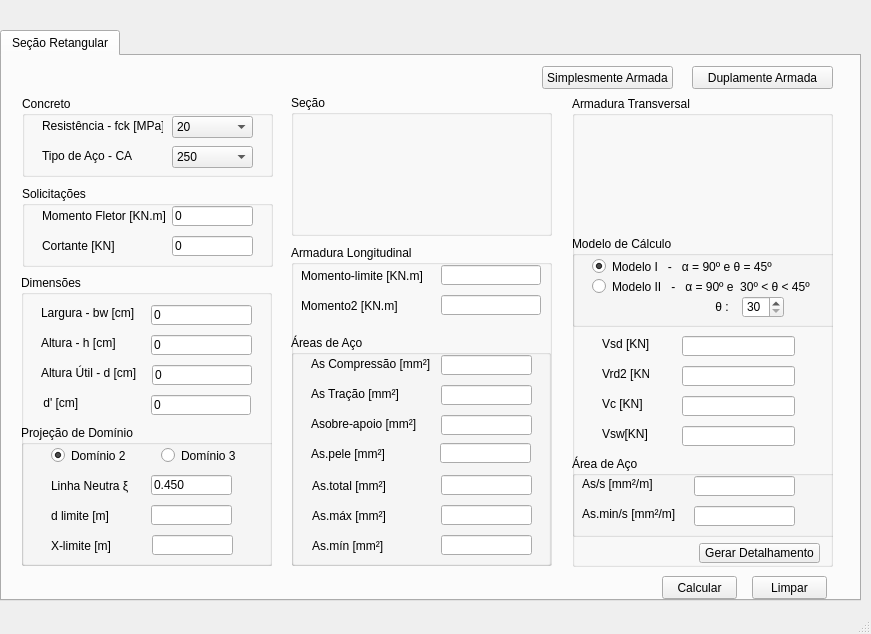
<?xml version="1.0" encoding="UTF-8"?>
<ui version="4.0">
 <class>MainWindow</class>
 <widget class="QMainWindow" name="MainWindow">
  <property name="geometry">
   <rect>
    <x>0</x>
    <y>0</y>
    <width>871</width>
    <height>634</height>
   </rect>
  </property>
  <property name="windowTitle">
   <string>MainWindow</string>
  </property>
  <widget class="QWidget" name="centralwidget">
   <widget class="QTabWidget" name="tabWidget">
    <property name="geometry">
     <rect>
      <x>0</x>
      <y>30</y>
      <width>861</width>
      <height>571</height>
     </rect>
    </property>
    <property name="currentIndex">
     <number>0</number>
    </property>
    <widget class="QWidget" name="tab_viga_retangular">
     <attribute name="title">
      <string>Seção Retangular</string>
     </attribute>
     <widget class="QStackedWidget" name="stacked_viga_modelo_armacao">
      <property name="geometry">
       <rect>
        <x>-1</x>
        <y>39</y>
        <width>551</width>
        <height>511</height>
       </rect>
      </property>
      <property name="currentIndex">
       <number>0</number>
      </property>
      <widget class="QWidget" name="page_viga_armacao_dupla">
       <widget class="QGroupBox" name="group_viga_armacao_dupla_dimensoes">
        <property name="geometry">
         <rect>
          <x>20</x>
          <y>180</y>
          <width>251</width>
          <height>291</height>
         </rect>
        </property>
        <property name="title">
         <string>Dimensões</string>
        </property>
        <widget class="QLineEdit" name="ledit_viga_armacao_dupla_lagura">
         <property name="geometry">
          <rect>
           <x>130</x>
           <y>30</y>
           <width>101</width>
           <height>20</height>
          </rect>
         </property>
         <property name="text">
          <string>0</string>
         </property>
        </widget>
        <widget class="QLineEdit" name="ledit_viga_armacao_dupla_altura">
         <property name="geometry">
          <rect>
           <x>130</x>
           <y>60</y>
           <width>101</width>
           <height>20</height>
          </rect>
         </property>
         <property name="text">
          <string>0</string>
         </property>
        </widget>
        <widget class="QLineEdit" name="ledit_viga_armacao_dupla_altura_util">
         <property name="geometry">
          <rect>
           <x>131</x>
           <y>90</y>
           <width>100</width>
           <height>20</height>
          </rect>
         </property>
         <property name="text">
          <string>0</string>
         </property>
        </widget>
        <widget class="QLabel" name="label_viga_armacao_dupla_largura">
         <property name="geometry">
          <rect>
           <x>20</x>
           <y>30</y>
           <width>101</width>
           <height>16</height>
          </rect>
         </property>
         <property name="text">
          <string>Largura - bw [cm]</string>
         </property>
        </widget>
        <widget class="QLabel" name="label_viga_armacao_dupla_altura">
         <property name="geometry">
          <rect>
           <x>20</x>
           <y>60</y>
           <width>81</width>
           <height>16</height>
          </rect>
         </property>
         <property name="text">
          <string>Altura - h [cm]</string>
         </property>
        </widget>
        <widget class="QLabel" name="label_viga_armacao_dupla_altura_util">
         <property name="geometry">
          <rect>
           <x>20</x>
           <y>90</y>
           <width>101</width>
           <height>16</height>
          </rect>
         </property>
         <property name="text">
          <string>Altura Útil - d [cm]</string>
         </property>
        </widget>
        <widget class="QGroupBox" name="group_viga_armacao_dupla_dominio">
         <property name="geometry">
          <rect>
           <x>0</x>
           <y>150</y>
           <width>260</width>
           <height>141</height>
          </rect>
         </property>
         <property name="title">
          <string>Projeção de Domínio</string>
         </property>
         <widget class="QRadioButton" name="radio_viga_dominio_3">
          <property name="geometry">
           <rect>
            <x>140</x>
            <y>20</y>
            <width>82</width>
            <height>21</height>
           </rect>
          </property>
          <property name="text">
           <string>Domínio 3</string>
          </property>
         </widget>
         <widget class="QRadioButton" name="radio_viga_dominio_2">
          <property name="geometry">
           <rect>
            <x>30</x>
            <y>20</y>
            <width>82</width>
            <height>21</height>
           </rect>
          </property>
          <property name="text">
           <string>Domínio 2</string>
          </property>
          <property name="checked">
           <bool>true</bool>
          </property>
         </widget>
         <widget class="QLabel" name="label_viga_linha_neutra">
          <property name="geometry">
           <rect>
            <x>30</x>
            <y>50</y>
            <width>81</width>
            <height>21</height>
           </rect>
          </property>
          <property name="text">
           <string>Linha Neutra ξ </string>
          </property>
         </widget>
         <widget class="QLineEdit" name="ledit_viga_linha_neutra">
          <property name="geometry">
           <rect>
            <x>130</x>
            <y>50</y>
            <width>81</width>
            <height>20</height>
           </rect>
          </property>
          <property name="text">
           <string>0.450</string>
          </property>
         </widget>
         <widget class="QLabel" name="label_viga_d_limite">
          <property name="geometry">
           <rect>
            <x>30</x>
            <y>80</y>
            <width>71</width>
            <height>21</height>
           </rect>
          </property>
          <property name="text">
           <string>d limite [m]</string>
          </property>
         </widget>
         <widget class="QLineEdit" name="ledit_viga_d_limite">
          <property name="geometry">
           <rect>
            <x>130</x>
            <y>80</y>
            <width>81</width>
            <height>20</height>
           </rect>
          </property>
         </widget>
         <widget class="QLineEdit" name="ledit_viga_x_limite">
          <property name="geometry">
           <rect>
            <x>131</x>
            <y>110</y>
            <width>81</width>
            <height>20</height>
           </rect>
          </property>
         </widget>
         <widget class="QLabel" name="label_viga_armacao_dupla_x_limite">
          <property name="geometry">
           <rect>
            <x>30</x>
            <y>110</y>
            <width>91</width>
            <height>21</height>
           </rect>
          </property>
          <property name="text">
           <string>X-limite [m]</string>
          </property>
         </widget>
        </widget>
        <widget class="QLabel" name="label_viga_armacao_dupla_d_linha">
         <property name="geometry">
          <rect>
           <x>19</x>
           <y>120</y>
           <width>91</width>
           <height>16</height>
          </rect>
         </property>
         <property name="text">
          <string> d' [cm]</string>
         </property>
        </widget>
        <widget class="QLineEdit" name="ledit_viga_armacao_dupla_d_linha">
         <property name="geometry">
          <rect>
           <x>130</x>
           <y>120</y>
           <width>100</width>
           <height>20</height>
          </rect>
         </property>
         <property name="text">
          <string>0</string>
         </property>
         <property name="readOnly">
          <bool>true</bool>
         </property>
        </widget>
       </widget>
       <widget class="QGroupBox" name="group_viga_armacao_dupla_secao">
        <property name="geometry">
         <rect>
          <x>290</x>
          <y>0</y>
          <width>261</width>
          <height>141</height>
         </rect>
        </property>
        <property name="title">
         <string>Seção</string>
        </property>
        <widget class="QLabel" name="label_viga_armacao_dupla_secao">
         <property name="geometry">
          <rect>
           <x>71</x>
           <y>6</y>
           <width>110</width>
           <height>131</height>
          </rect>
         </property>
         <property name="text">
          <string/>
         </property>
         <property name="pixmap">
          <pixmap>navier_viga_dupla.png</pixmap>
         </property>
         <property name="scaledContents">
          <bool>true</bool>
         </property>
        </widget>
       </widget>
       <widget class="QGroupBox" name="group_viga_armadura_longitudinal">
        <property name="geometry">
         <rect>
          <x>290</x>
          <y>150</y>
          <width>261</width>
          <height>321</height>
         </rect>
        </property>
        <property name="title">
         <string>Armadura Longitudinal</string>
        </property>
        <widget class="QLabel" name="label_viga_momento_2">
         <property name="geometry">
          <rect>
           <x>10</x>
           <y>50</y>
           <width>101</width>
           <height>21</height>
          </rect>
         </property>
         <property name="text">
          <string>Momento2 [KN.m]</string>
         </property>
        </widget>
        <widget class="QLineEdit" name="ledit_viga_momento_2">
         <property name="geometry">
          <rect>
           <x>150</x>
           <y>50</y>
           <width>100</width>
           <height>20</height>
          </rect>
         </property>
        </widget>
        <widget class="QGroupBox" name="group_viga_areas_aco">
         <property name="geometry">
          <rect>
           <x>0</x>
           <y>90</y>
           <width>260</width>
           <height>231</height>
          </rect>
         </property>
         <property name="title">
          <string>Áreas de Aço</string>
         </property>
         <widget class="QLineEdit" name="ledit_viga_as_compressao">
          <property name="geometry">
           <rect>
            <x>150</x>
            <y>20</y>
            <width>91</width>
            <height>20</height>
           </rect>
          </property>
         </widget>
         <widget class="QLabel" name="label_viga_as_compressao">
          <property name="geometry">
           <rect>
            <x>20</x>
            <y>18</y>
            <width>121</width>
            <height>21</height>
           </rect>
          </property>
          <property name="text">
           <string>As Compressão [mm²]</string>
          </property>
         </widget>
         <widget class="QLabel" name="label_viga_area_sobre_apoio">
          <property name="geometry">
           <rect>
            <x>20</x>
            <y>78</y>
            <width>111</width>
            <height>21</height>
           </rect>
          </property>
          <property name="text">
           <string>Asobre-apoio [mm²]</string>
          </property>
         </widget>
         <widget class="QLineEdit" name="ledit_viga_area_sobre_apoio">
          <property name="geometry">
           <rect>
            <x>150</x>
            <y>80</y>
            <width>91</width>
            <height>20</height>
           </rect>
          </property>
         </widget>
         <widget class="QLineEdit" name="ledit_viga_as_pele">
          <property name="geometry">
           <rect>
            <x>149</x>
            <y>108</y>
            <width>91</width>
            <height>20</height>
           </rect>
          </property>
         </widget>
         <widget class="QLabel" name="label_viga_as_pele">
          <property name="geometry">
           <rect>
            <x>20</x>
            <y>108</y>
            <width>91</width>
            <height>21</height>
           </rect>
          </property>
          <property name="text">
           <string>As.pele [mm²]</string>
          </property>
         </widget>
         <widget class="QLabel" name="label_viga_as_max">
          <property name="geometry">
           <rect>
            <x>21</x>
            <y>170</y>
            <width>91</width>
            <height>21</height>
           </rect>
          </property>
          <property name="text">
           <string>As.máx [mm²]</string>
          </property>
         </widget>
         <widget class="QLineEdit" name="ledit_viga_as_max">
          <property name="geometry">
           <rect>
            <x>150</x>
            <y>170</y>
            <width>91</width>
            <height>20</height>
           </rect>
          </property>
         </widget>
         <widget class="QLineEdit" name="ledit_viga_as_tracao">
          <property name="geometry">
           <rect>
            <x>150</x>
            <y>50</y>
            <width>91</width>
            <height>20</height>
           </rect>
          </property>
         </widget>
         <widget class="QLabel" name="label_viga_as_tracao">
          <property name="geometry">
           <rect>
            <x>20</x>
            <y>48</y>
            <width>111</width>
            <height>21</height>
           </rect>
          </property>
          <property name="text">
           <string>As Tração [mm²]</string>
          </property>
         </widget>
         <widget class="QLabel" name="label_viga_as_min">
          <property name="geometry">
           <rect>
            <x>21</x>
            <y>200</y>
            <width>91</width>
            <height>21</height>
           </rect>
          </property>
          <property name="text">
           <string>As.mín [mm²]</string>
          </property>
         </widget>
         <widget class="QLineEdit" name="ledit_viga_as_min">
          <property name="geometry">
           <rect>
            <x>150</x>
            <y>200</y>
            <width>91</width>
            <height>20</height>
           </rect>
          </property>
         </widget>
         <widget class="QLabel" name="label_viga_as_total">
          <property name="geometry">
           <rect>
            <x>21</x>
            <y>140</y>
            <width>91</width>
            <height>21</height>
           </rect>
          </property>
          <property name="text">
           <string>As.total [mm²]</string>
          </property>
         </widget>
         <widget class="QLineEdit" name="ledit_viga_as_total">
          <property name="geometry">
           <rect>
            <x>150</x>
            <y>140</y>
            <width>91</width>
            <height>20</height>
           </rect>
          </property>
         </widget>
        </widget>
        <widget class="QLineEdit" name="ledit_viga_momento_limite">
         <property name="geometry">
          <rect>
           <x>150</x>
           <y>20</y>
           <width>100</width>
           <height>20</height>
          </rect>
         </property>
        </widget>
        <widget class="QLabel" name="label_viga_momento_limite">
         <property name="geometry">
          <rect>
           <x>10</x>
           <y>20</y>
           <width>131</width>
           <height>21</height>
          </rect>
         </property>
         <property name="text">
          <string>Momento-limite [KN.m]</string>
         </property>
        </widget>
       </widget>
      </widget>
      <widget class="QWidget" name="page_viga_armacao_simples">
       <widget class="QGroupBox" name="group_viga_armacao_simples_dimensoes">
        <property name="geometry">
         <rect>
          <x>20</x>
          <y>180</y>
          <width>251</width>
          <height>151</height>
         </rect>
        </property>
        <property name="title">
         <string>Dimensões</string>
        </property>
        <widget class="QLineEdit" name="ledit_viga_armacao_simples_largura">
         <property name="geometry">
          <rect>
           <x>130</x>
           <y>30</y>
           <width>101</width>
           <height>20</height>
          </rect>
         </property>
         <property name="text">
          <string>0</string>
         </property>
        </widget>
        <widget class="QLineEdit" name="ledit_viga_armacao_simples_altura">
         <property name="geometry">
          <rect>
           <x>130</x>
           <y>60</y>
           <width>101</width>
           <height>20</height>
          </rect>
         </property>
         <property name="text">
          <string>0</string>
         </property>
        </widget>
        <widget class="QLineEdit" name="ledit_viga_armacao_simples_altura_util">
         <property name="geometry">
          <rect>
           <x>131</x>
           <y>90</y>
           <width>100</width>
           <height>20</height>
          </rect>
         </property>
         <property name="text">
          <string>0</string>
         </property>
        </widget>
        <widget class="QLabel" name="label_viga_armacao_simples_largura">
         <property name="geometry">
          <rect>
           <x>20</x>
           <y>30</y>
           <width>81</width>
           <height>16</height>
          </rect>
         </property>
         <property name="text">
          <string>Base - bw [cm]</string>
         </property>
        </widget>
        <widget class="QLabel" name="label_viga_armacao_simples_altura">
         <property name="geometry">
          <rect>
           <x>20</x>
           <y>60</y>
           <width>81</width>
           <height>16</height>
          </rect>
         </property>
         <property name="text">
          <string>Altura - h [cm]</string>
         </property>
        </widget>
        <widget class="QLabel" name="label_viga_armacao_simples_altura_util">
         <property name="geometry">
          <rect>
           <x>20</x>
           <y>90</y>
           <width>91</width>
           <height>16</height>
          </rect>
         </property>
         <property name="text">
          <string>Altura Útil - d [cm]</string>
         </property>
        </widget>
        <widget class="QLabel" name="label_viga_armacao_simples_d_linha">
         <property name="geometry">
          <rect>
           <x>19</x>
           <y>120</y>
           <width>91</width>
           <height>16</height>
          </rect>
         </property>
         <property name="text">
          <string> d' [cm] </string>
         </property>
        </widget>
        <widget class="QLineEdit" name="ledit_viga_armacao_simples_d_linha">
         <property name="geometry">
          <rect>
           <x>130</x>
           <y>120</y>
           <width>100</width>
           <height>20</height>
          </rect>
         </property>
         <property name="text">
          <string>0</string>
         </property>
         <property name="readOnly">
          <bool>true</bool>
         </property>
        </widget>
       </widget>
       <widget class="QGroupBox" name="group_viga_armacao_simples_secao">
        <property name="geometry">
         <rect>
          <x>20</x>
          <y>340</y>
          <width>251</width>
          <height>141</height>
         </rect>
        </property>
        <property name="title">
         <string>Seção</string>
        </property>
        <widget class="QLabel" name="label_viga_armacao_simples_secao">
         <property name="geometry">
          <rect>
           <x>70</x>
           <y>6</y>
           <width>111</width>
           <height>131</height>
          </rect>
         </property>
         <property name="text">
          <string/>
         </property>
         <property name="pixmap">
          <pixmap>secao_viga.png</pixmap>
         </property>
         <property name="scaledContents">
          <bool>true</bool>
         </property>
        </widget>
       </widget>
       <widget class="QGroupBox" name="group_viga_armacao_simples_armadura_longitudinal">
        <property name="geometry">
         <rect>
          <x>290</x>
          <y>2</y>
          <width>251</width>
          <height>351</height>
         </rect>
        </property>
        <property name="title">
         <string>Armadura Longitudinal</string>
        </property>
        <widget class="QLabel" name="label_viga_armacao_simples_md">
         <property name="geometry">
          <rect>
           <x>10</x>
           <y>20</y>
           <width>91</width>
           <height>21</height>
          </rect>
         </property>
         <property name="text">
          <string>Md [KN.m]</string>
         </property>
        </widget>
        <widget class="QLineEdit" name="ledit_viga_armacao_simples_md">
         <property name="geometry">
          <rect>
           <x>130</x>
           <y>20</y>
           <width>111</width>
           <height>20</height>
          </rect>
         </property>
        </widget>
        <widget class="QLabel" name="label_viga_armacao_simples_kmd">
         <property name="geometry">
          <rect>
           <x>10</x>
           <y>80</y>
           <width>91</width>
           <height>21</height>
          </rect>
         </property>
         <property name="text">
          <string>Kmd</string>
         </property>
        </widget>
        <widget class="QLineEdit" name="ledit_viga_armacao_simples_kmd">
         <property name="geometry">
          <rect>
           <x>130</x>
           <y>80</y>
           <width>111</width>
           <height>20</height>
          </rect>
         </property>
        </widget>
        <widget class="QLabel" name="label_viga_armacao_simples_kx">
         <property name="geometry">
          <rect>
           <x>10</x>
           <y>110</y>
           <width>91</width>
           <height>21</height>
          </rect>
         </property>
         <property name="text">
          <string>Kx</string>
         </property>
        </widget>
        <widget class="QLineEdit" name="ledit_viga_armacao_simples_kx">
         <property name="geometry">
          <rect>
           <x>130</x>
           <y>110</y>
           <width>111</width>
           <height>20</height>
          </rect>
         </property>
        </widget>
        <widget class="QLabel" name="label_viga_armacao_simples_kz">
         <property name="geometry">
          <rect>
           <x>10</x>
           <y>140</y>
           <width>91</width>
           <height>21</height>
          </rect>
         </property>
         <property name="text">
          <string>Kz</string>
         </property>
        </widget>
        <widget class="QLineEdit" name="ledit_viga_armacao_simples_kz">
         <property name="geometry">
          <rect>
           <x>130</x>
           <y>140</y>
           <width>111</width>
           <height>20</height>
          </rect>
         </property>
        </widget>
        <widget class="QGroupBox" name="group_viga_armacao_simples_areas_aco">
         <property name="geometry">
          <rect>
           <x>0</x>
           <y>170</y>
           <width>260</width>
           <height>181</height>
          </rect>
         </property>
         <property name="title">
          <string>Áreas de Aço</string>
         </property>
         <widget class="QLineEdit" name="ledit_viga_armacao_simples_as">
          <property name="geometry">
           <rect>
            <x>150</x>
            <y>30</y>
            <width>91</width>
            <height>20</height>
           </rect>
          </property>
         </widget>
         <widget class="QLabel" name="label_viga_armacao_simples_as">
          <property name="geometry">
           <rect>
            <x>20</x>
            <y>30</y>
            <width>91</width>
            <height>21</height>
           </rect>
          </property>
          <property name="text">
           <string>As [mm²]</string>
          </property>
         </widget>
         <widget class="QLabel" name="label_viga_armacao_simples_area_sobre_apoio">
          <property name="geometry">
           <rect>
            <x>20</x>
            <y>60</y>
            <width>121</width>
            <height>21</height>
           </rect>
          </property>
          <property name="text">
           <string>Asobre-apoio [mm²]</string>
          </property>
         </widget>
         <widget class="QLineEdit" name="ledit_viga_armacao_simples_area_sobre_apoio">
          <property name="geometry">
           <rect>
            <x>150</x>
            <y>60</y>
            <width>91</width>
            <height>20</height>
           </rect>
          </property>
         </widget>
         <widget class="QLineEdit" name="ledit_viga_armacao_simples_as_pele">
          <property name="geometry">
           <rect>
            <x>150</x>
            <y>90</y>
            <width>91</width>
            <height>20</height>
           </rect>
          </property>
         </widget>
         <widget class="QLabel" name="label_viga_armacao_simples_as_pele">
          <property name="geometry">
           <rect>
            <x>20</x>
            <y>90</y>
            <width>91</width>
            <height>21</height>
           </rect>
          </property>
          <property name="text">
           <string>As.pele [mm²]</string>
          </property>
         </widget>
         <widget class="QLabel" name="label_viga_armacao_simples_as_max">
          <property name="geometry">
           <rect>
            <x>21</x>
            <y>120</y>
            <width>91</width>
            <height>21</height>
           </rect>
          </property>
          <property name="text">
           <string>As.máx [mm²]</string>
          </property>
         </widget>
         <widget class="QLineEdit" name="ledit_viga_armacao_simples_as_max">
          <property name="geometry">
           <rect>
            <x>150</x>
            <y>120</y>
            <width>91</width>
            <height>20</height>
           </rect>
          </property>
         </widget>
         <widget class="QLineEdit" name="ledit_viga_armacao_simples_as_min">
          <property name="geometry">
           <rect>
            <x>150</x>
            <y>150</y>
            <width>91</width>
            <height>20</height>
           </rect>
          </property>
         </widget>
         <widget class="QLabel" name="label_viga_armacao_simples_as_min">
          <property name="geometry">
           <rect>
            <x>20</x>
            <y>150</y>
            <width>91</width>
            <height>21</height>
           </rect>
          </property>
          <property name="text">
           <string>As.mín [mm²]</string>
          </property>
         </widget>
        </widget>
        <widget class="QLineEdit" name="ledit_viga_armacao_simples_dominio_ruptura">
         <property name="geometry">
          <rect>
           <x>130</x>
           <y>50</y>
           <width>111</width>
           <height>20</height>
          </rect>
         </property>
        </widget>
        <widget class="QLabel" name="label_viga_armacao_simples_dominio_ruptura">
         <property name="geometry">
          <rect>
           <x>10</x>
           <y>50</y>
           <width>111</width>
           <height>21</height>
          </rect>
         </property>
         <property name="text">
          <string>Domínio de Ruptura:</string>
         </property>
        </widget>
       </widget>
      </widget>
     </widget>
     <widget class="QPushButton" name="btn_viga_armacao_simples">
      <property name="geometry">
       <rect>
        <x>540</x>
        <y>10</y>
        <width>131</width>
        <height>23</height>
       </rect>
      </property>
      <property name="text">
       <string>Simplesmente Armada</string>
      </property>
     </widget>
     <widget class="QPushButton" name="btn_viga_armacao_dupla">
      <property name="geometry">
       <rect>
        <x>690</x>
        <y>10</y>
        <width>141</width>
        <height>23</height>
       </rect>
      </property>
      <property name="text">
       <string>Duplamente Armada</string>
      </property>
     </widget>
     <widget class="QGroupBox" name="group_viga_solicitacoes">
      <property name="geometry">
       <rect>
        <x>20</x>
        <y>130</y>
        <width>251</width>
        <height>81</height>
       </rect>
      </property>
      <property name="title">
       <string>Solicitações</string>
      </property>
      <widget class="QLineEdit" name="ledit_viga_momento_fletor">
       <property name="geometry">
        <rect>
         <x>150</x>
         <y>20</y>
         <width>81</width>
         <height>20</height>
        </rect>
       </property>
       <property name="text">
        <string>0</string>
       </property>
      </widget>
      <widget class="QLineEdit" name="ledit_viga_cortante">
       <property name="geometry">
        <rect>
         <x>150</x>
         <y>50</y>
         <width>81</width>
         <height>20</height>
        </rect>
       </property>
       <property name="text">
        <string>0</string>
       </property>
      </widget>
      <widget class="QLabel" name="label_viga_momento_fletor">
       <property name="geometry">
        <rect>
         <x>20</x>
         <y>20</y>
         <width>141</width>
         <height>20</height>
        </rect>
       </property>
       <property name="text">
        <string>Momento Fletor [KN.m]</string>
       </property>
      </widget>
      <widget class="QLabel" name="label_viga_cortante">
       <property name="geometry">
        <rect>
         <x>20</x>
         <y>49</y>
         <width>111</width>
         <height>21</height>
        </rect>
       </property>
       <property name="text">
        <string>Cortante [KN]</string>
       </property>
      </widget>
     </widget>
     <widget class="QGroupBox" name="group_viga_materiais">
      <property name="geometry">
       <rect>
        <x>20</x>
        <y>40</y>
        <width>251</width>
        <height>81</height>
       </rect>
      </property>
      <property name="title">
       <string>Concreto</string>
      </property>
      <widget class="QLabel" name="label_viga_concreto_fck">
       <property name="geometry">
        <rect>
         <x>20</x>
         <y>20</y>
         <width>121</width>
         <height>20</height>
        </rect>
       </property>
       <property name="text">
        <string>Resistência - fck [MPa]</string>
       </property>
      </widget>
      <widget class="QComboBox" name="combo_viga_concreto_fck">
       <property name="geometry">
        <rect>
         <x>150</x>
         <y>20</y>
         <width>81</width>
         <height>22</height>
        </rect>
       </property>
       <item>
        <property name="text">
         <string>20</string>
        </property>
       </item>
       <item>
        <property name="text">
         <string>25</string>
        </property>
       </item>
       <item>
        <property name="text">
         <string>30</string>
        </property>
       </item>
       <item>
        <property name="text">
         <string>35</string>
        </property>
       </item>
       <item>
        <property name="text">
         <string>40</string>
        </property>
       </item>
       <item>
        <property name="text">
         <string>45</string>
        </property>
       </item>
       <item>
        <property name="text">
         <string>50</string>
        </property>
       </item>
      </widget>
      <widget class="QComboBox" name="combo_viga_aco_classe">
       <property name="geometry">
        <rect>
         <x>150</x>
         <y>50</y>
         <width>81</width>
         <height>22</height>
        </rect>
       </property>
       <item>
        <property name="text">
         <string>250</string>
        </property>
       </item>
       <item>
        <property name="text">
         <string>500</string>
        </property>
       </item>
       <item>
        <property name="text">
         <string>600</string>
        </property>
       </item>
      </widget>
      <widget class="QLabel" name="label_viga_aco_classe">
       <property name="geometry">
        <rect>
         <x>20</x>
         <y>50</y>
         <width>121</width>
         <height>20</height>
        </rect>
       </property>
       <property name="text">
        <string>Tipo de Aço - CA</string>
       </property>
      </widget>
     </widget>
     <widget class="QGroupBox" name="group_viga_armacao_transversal">
      <property name="geometry">
       <rect>
        <x>570</x>
        <y>40</y>
        <width>261</width>
        <height>471</height>
       </rect>
      </property>
      <property name="title">
       <string>Armadura Transversal</string>
      </property>
      <widget class="QGroupBox" name="group_viga_armacao_modelo_calculo">
       <property name="geometry">
        <rect>
         <x>0</x>
         <y>140</y>
         <width>271</width>
         <height>91</height>
        </rect>
       </property>
       <property name="title">
        <string>Modelo de Cálculo</string>
       </property>
       <widget class="QRadioButton" name="radio_viga_modelo_calculo_1">
        <property name="geometry">
         <rect>
          <x>20</x>
          <y>20</y>
          <width>211</width>
          <height>21</height>
         </rect>
        </property>
        <property name="text">
         <string>Modelo I   -   α = 90º e θ = 45º</string>
        </property>
        <property name="checked">
         <bool>true</bool>
        </property>
       </widget>
       <widget class="QRadioButton" name="radio_viga_modelo_calculo_2">
        <property name="geometry">
         <rect>
          <x>20</x>
          <y>40</y>
          <width>221</width>
          <height>21</height>
         </rect>
        </property>
        <property name="text">
         <string>Modelo II   -   α = 90º e  30º &lt; θ &lt; 45º</string>
        </property>
       </widget>
       <widget class="QSpinBox" name="spin_viga_angulo_theta">
        <property name="geometry">
         <rect>
          <x>170</x>
          <y>60</y>
          <width>42</width>
          <height>22</height>
         </rect>
        </property>
        <property name="minimum">
         <number>30</number>
        </property>
        <property name="maximum">
         <number>45</number>
        </property>
       </widget>
       <widget class="QLabel" name="label_viga_angulo_theta">
        <property name="geometry">
         <rect>
          <x>140</x>
          <y>60</y>
          <width>47</width>
          <height>21</height>
         </rect>
        </property>
        <property name="text">
         <string> θ :</string>
        </property>
       </widget>
      </widget>
      <widget class="QLabel" name="label_32">
       <property name="geometry">
        <rect>
         <x>30</x>
         <y>20</y>
         <width>221</width>
         <height>131</height>
        </rect>
       </property>
       <property name="text">
        <string/>
       </property>
       <property name="pixmap">
        <pixmap>esquema_bielas.png</pixmap>
       </property>
       <property name="scaledContents">
        <bool>true</bool>
       </property>
      </widget>
      <widget class="QLabel" name="label_viga_vsd">
       <property name="geometry">
        <rect>
         <x>30</x>
         <y>240</y>
         <width>47</width>
         <height>16</height>
        </rect>
       </property>
       <property name="text">
        <string>Vsd [KN]</string>
       </property>
      </widget>
      <widget class="QLineEdit" name="ledit_viga_vsd">
       <property name="geometry">
        <rect>
         <x>110</x>
         <y>240</y>
         <width>113</width>
         <height>20</height>
        </rect>
       </property>
      </widget>
      <widget class="QLabel" name="label_viga_vrd2">
       <property name="geometry">
        <rect>
         <x>30</x>
         <y>270</y>
         <width>47</width>
         <height>16</height>
        </rect>
       </property>
       <property name="text">
        <string>Vrd2 [KN]</string>
       </property>
      </widget>
      <widget class="QLineEdit" name="ledit_viga_vrd2">
       <property name="geometry">
        <rect>
         <x>110</x>
         <y>270</y>
         <width>113</width>
         <height>20</height>
        </rect>
       </property>
       <property name="text">
        <string/>
       </property>
      </widget>
      <widget class="QLineEdit" name="ledit_viga_vc">
       <property name="geometry">
        <rect>
         <x>110</x>
         <y>300</y>
         <width>113</width>
         <height>20</height>
        </rect>
       </property>
       <property name="text">
        <string/>
       </property>
      </widget>
      <widget class="QLabel" name="label_viga_vc">
       <property name="geometry">
        <rect>
         <x>30</x>
         <y>300</y>
         <width>47</width>
         <height>16</height>
        </rect>
       </property>
       <property name="text">
        <string>Vc [KN]</string>
       </property>
      </widget>
      <widget class="QLabel" name="label_viga_vsw">
       <property name="geometry">
        <rect>
         <x>30</x>
         <y>330</y>
         <width>47</width>
         <height>16</height>
        </rect>
       </property>
       <property name="text">
        <string>Vsw[KN]</string>
       </property>
      </widget>
      <widget class="QLineEdit" name="ledit_viga_vsw">
       <property name="geometry">
        <rect>
         <x>110</x>
         <y>330</y>
         <width>113</width>
         <height>20</height>
        </rect>
       </property>
       <property name="text">
        <string/>
       </property>
      </widget>
      <widget class="QGroupBox" name="group_viga_area_aco">
       <property name="geometry">
        <rect>
         <x>0</x>
         <y>360</y>
         <width>270</width>
         <height>81</height>
        </rect>
       </property>
       <property name="title">
        <string>Área de Aço</string>
       </property>
       <widget class="QLineEdit" name="ledit_viga_as_s">
        <property name="geometry">
         <rect>
          <x>122</x>
          <y>20</y>
          <width>101</width>
          <height>20</height>
         </rect>
        </property>
        <property name="text">
         <string/>
        </property>
       </widget>
       <widget class="QLabel" name="label_viga_as_s">
        <property name="geometry">
         <rect>
          <x>10</x>
          <y>20</y>
          <width>81</width>
          <height>16</height>
         </rect>
        </property>
        <property name="text">
         <string>As/s [mm²/m]</string>
        </property>
       </widget>
       <widget class="QLineEdit" name="ledit_viga_as_min_s">
        <property name="geometry">
         <rect>
          <x>122</x>
          <y>50</y>
          <width>101</width>
          <height>20</height>
         </rect>
        </property>
        <property name="text">
         <string/>
        </property>
       </widget>
       <widget class="QLabel" name="label_viga_as_min_s">
        <property name="geometry">
         <rect>
          <x>10</x>
          <y>50</y>
          <width>101</width>
          <height>16</height>
         </rect>
        </property>
        <property name="text">
         <string>As.min/s [mm²/m]</string>
        </property>
       </widget>
      </widget>
      <widget class="QPushButton" name="btn_viga_gerar_detalhamento">
       <property name="geometry">
        <rect>
         <x>127</x>
         <y>447</y>
         <width>121</width>
         <height>20</height>
        </rect>
       </property>
       <property name="text">
        <string>Gerar Detalhamento</string>
       </property>
      </widget>
     </widget>
     <widget class="QPushButton" name="btn_viga_calcular">
      <property name="geometry">
       <rect>
        <x>660</x>
        <y>520</y>
        <width>75</width>
        <height>23</height>
       </rect>
      </property>
      <property name="text">
       <string>Calcular</string>
      </property>
     </widget>
     <widget class="QPushButton" name="btn_viga_limpar">
      <property name="geometry">
       <rect>
        <x>750</x>
        <y>520</y>
        <width>75</width>
        <height>23</height>
       </rect>
      </property>
      <property name="text">
       <string>Limpar</string>
      </property>
     </widget>
    </widget>
   </widget>
   <widget class="QLabel" name="label_45">
    <property name="geometry">
     <rect>
      <x>720</x>
      <y>0</y>
      <width>6</width>
      <height>16</height>
     </rect>
    </property>
    <property name="text">
     <string/>
    </property>
    <property name="pixmap">
     <pixmap>navier_logo_mini_alt.png</pixmap>
    </property>
   </widget>
  </widget>
  <widget class="QMenuBar" name="menubar">
   <property name="geometry">
    <rect>
     <x>0</x>
     <y>0</y>
     <width>871</width>
     <height>22</height>
    </rect>
   </property>
  </widget>
  <widget class="QStatusBar" name="statusbar"/>
 </widget>
 <resources/>
 <connections/>
</ui>
